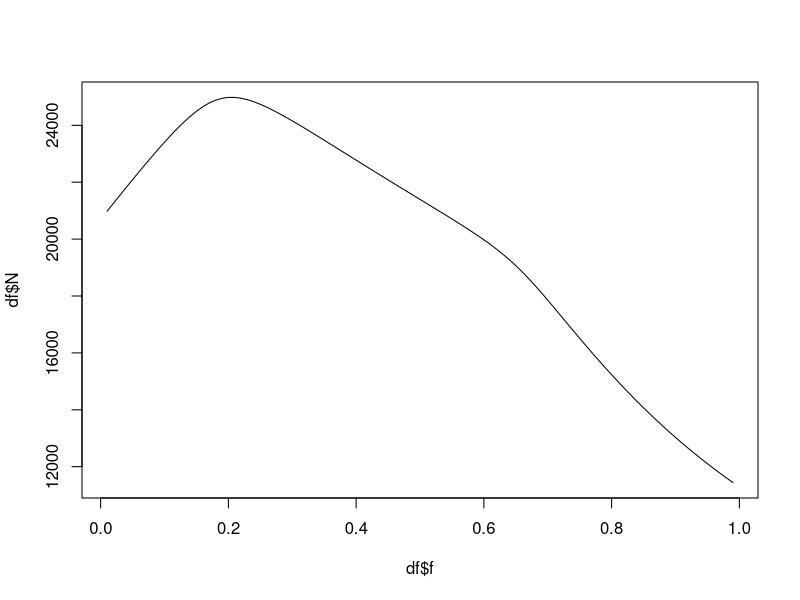

The R script that drew this image:
## ---- chunk 1
knitr::opts_chunk$set(echo = TRUE)
## ---- chunk 2
# Load deSolve package
library(deSolve)

# Function with the models differential equations
wildlife_urbanization_model <- function(t, state, paramters) {
  with(as.list(c(state, paramters)),{
    
    dSp <- (b0 - (b1 * (Sp + Ip)) /(1-f) ) * (Sp + Ip) - m * Sp -  # demography
      beta_p * Sp * Ip + gamma * Ip -  # infection
      sigma * f * Sp + sigma * (1 - c_sigma) * (1 - f) * St  # movement
    
    
    
    dIp <-  beta_p * Sp * Ip - gamma * Ip -  # infection
      (m + mu) * Ip -  # demography
      sigma * f * Ip + sigma * (1 - c_sigma) * (1 - f) * It  # movement
    
    
    dSt <- (b0 - (b1 * (St + It) / f)) * (St + It) - (m / (1 - c_m)) * St -  # demography
      beta_t * St * It + gamma * It +  # infection
      sigma * f * Sp - sigma * (1 - c_sigma) * (1 - f) * St  # movement
    
    
    dIt <- beta_t * St * It - gamma * It -  # infection
      ((m + mu) / (1 - alpha * c_m)) * It +  # demography
      sigma * f * Ip - sigma * (1 - c_sigma) * (1 - f) * It  # movement
      
    
      
    list(c(dSp, dIp, dSt, dIt))
  }) 
}

## ---- chunk 3
population <- 50000
infected <- 100
df <- data.frame(matrix(nrow = 0, ncol = 6))
colnames(df) <- c('f', 'Sp', 'Ip', 'St', 'It', 'N')


for (f in seq(0.01, 0.99, 0.01)){
  # demography
  m <- 0.1
  b0 <- 0.4
  b1 <- (b0 - m) / population
  c_m <- 0.2
  
  # infection
  beta_p <- 0.006
  beta_t <- 0.006
  gamma <- 36.5
  mu <- 0.25
  alpha <- 2
  
  # movement
  sigma <- -log(0.1)
  c_sigma <- 0.2
  
  parameters <- c(m, b0, b1, c_m, beta_p, beta_t, gamma, mu, alpha, f, sigma, c_sigma)
  
  # Initial values
  state<- c(Sp = (population - infected) * (1 - f),
            Ip = infected * (1 - f),
            St = (population - infected) * f,
            It=  infected * f)
  
  # Time frame of 50 years
  times <- seq(0, 50, 0.05)
  
  out <- tail(ode(y = state, times = times, func = wildlife_urbanization_model, parms = parameters), 1)
  df[nrow(df) + 1,] <- c(f, out[2:5], sum(out[2:5]))
}

plot(df$N ~ df$f, type = 'l')
## ---- chunk 4
run_model <- function(population = 50000, infected = 100, m = 0.1, b0 = 0.4, c_m = 0.2,
                      beta_p = 0.006, beta_t = 0.006, gamma = 36.5, mu = 0.25, alpha = 2,
                      sigma = -log(0.1), c_sigma = 0.2){
  
  population <- population
  infected <- infected
  
  df <- data.frame(matrix(nrow = 0, ncol = 6))
  colnames(df) <- c('f', 'Sp', 'Ip', 'St', 'It', 'N')
  
  for (f in seq(0.01, 0.99, 0.01)){
    # demography
    m <- m
    b0 <- b0
    b1 <- (b0 - m) / population
    c_m <- c_m
    
    # infection
    beta_p <- beta_p
    beta_t <- beta_t
    gamma <- gamma
    mu <- mu
    alpha <- alpha
    
    # movement
    f <- f
    sigma <- sigma
    c_sigma <- c_sigma
    
    # Creating a vector with the parameter values
    parameters <- c(m, b0, b1, c_m, beta_p, beta_t, gamma, mu, alpha, f, sigma, c_sigma)
  
    # Creating a vector with the initial values
    state<- c(Sp = (population - infected) * (1 - f),
              Ip = infected * (1 - f),
              St = (population - infected) * f,
              It =  infected * f)
    
    # Time frame of 50 years
    times <- seq(0, 50, 0.05)
    
    out <- tail(ode(y = state, times = times, func = wildlife_urbanization_model, parms = parameters), 1)
    
    df[nrow(df) + 1,] <- c(f, out[2:5], sum(out[2:5]))
    }
  
  return(df)
}

## ---- chunk 5
run_model()
